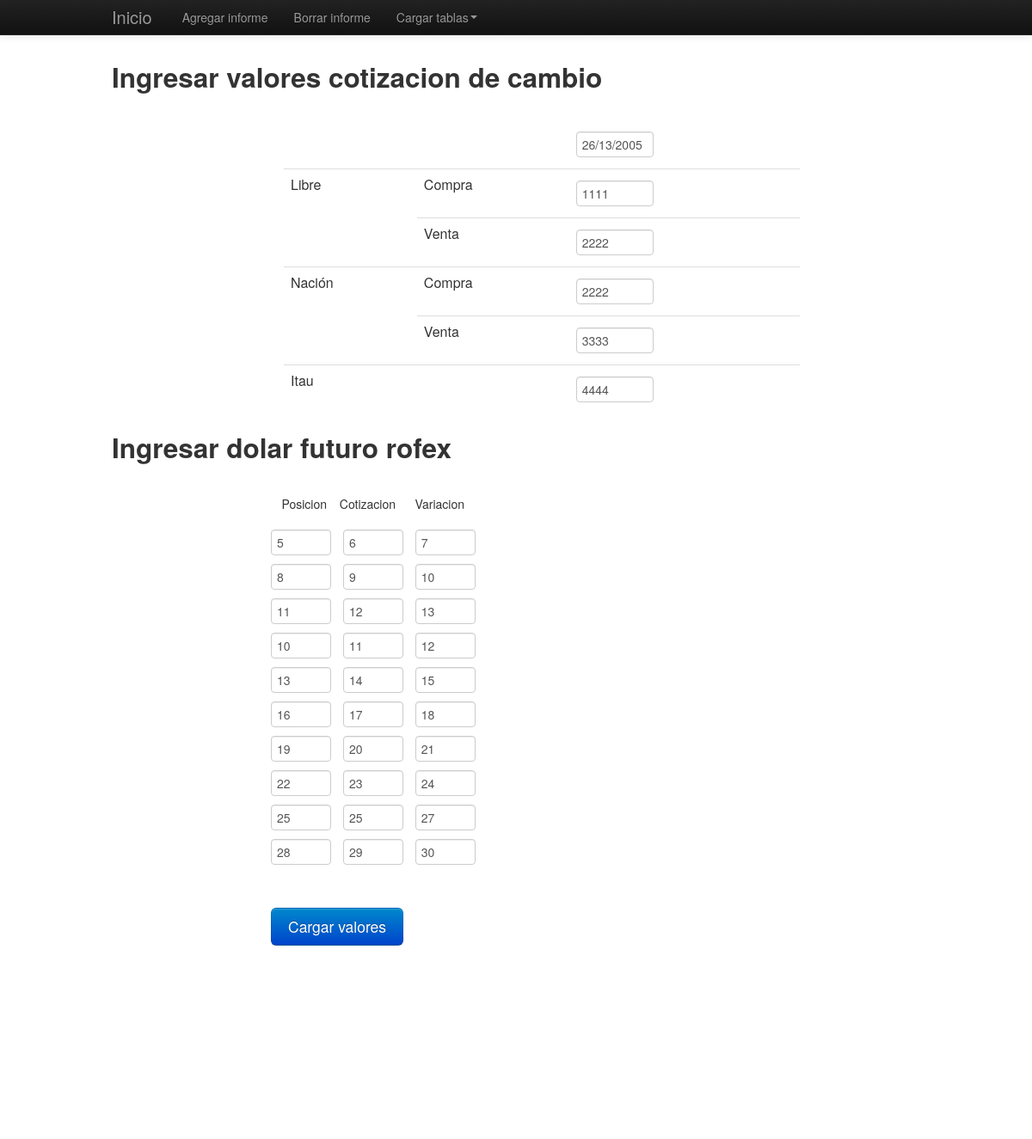
Screenshot of /cargacotizacion.php with the database file from the repository.
### tables this page shows
CREATE TABLE IF NOT EXISTS `dolar_actual` (
  `id` int(3) NOT NULL AUTO_INCREMENT,
  `valor` varchar(4) NOT NULL,
  `fecha` varchar(15) NOT NULL,
  PRIMARY KEY (`id`)
);

CREATE TABLE IF NOT EXISTS `dolar_futuro` (
  `posicion` varchar(5) NOT NULL,
  `cotizacion` varchar(5) NOT NULL,
  `variacion` varchar(5) NOT NULL,
  `id` int(3) NOT NULL AUTO_INCREMENT,
  PRIMARY KEY (`id`)
);

### cargacotizacion.php (the view, shortened to what this page needs)
<?php
require_once("class/class.php");
$tra=new Trabajo();
?>
<html>
<head>
<link href="css/bootstrap.css" rel="stylesheet" media="screen">
<link href="css/estilos.css" rel="stylesheet" media="screen">
</head>
<body>
						<?php
				echo $tra->menu1();
	$pro1=$tra->get_valores();
	$pro2=$tra->get_valores2();
		?>
		<div class="container contenido">
			<form name="form" class="form-horizontal" method="POST" action="">
			<h2>Ingresar valores cotizacion de cambio</h2>
			<table class="table table-hover" style="background-color: white; width: 600px; position: relative; left: 200px;">
      <thead>
        <tr>
          <th></th>
          <th></th>
          <th><input style="width:90px;" type="text" class="input-xlarge" size="40" maxlength="40" name="valor1" value="<?php echo $pro1[0]['fecha'];?>"/>
          </th>
        </tr>
      </thead>
      <tbody>
        <tr>
          <td rowspan="2">Libre</td>
          <td>Compra</td>
          <td><input style="width:90px;" type="text" class="input-xlarge" size="20" maxlength="40" name="valor2" value="<?php echo $pro1[1]['valor'];?>"/>
          </td>
        </tr>
        <tr>
          <td>Venta</td>
          <td><input style="width:90px;" type="text" class="input-xlarge" size="20" maxlength="40" name="valor3" value="<?php echo $pro1[2]['valor'];?>"/>
          </td>
        </tr>
        <tr>
          <td rowspan="2">Nación</td>
          <td >Compra</td>
         <td ><input style="width:90px;" type="text" class="input-xlarge" size="20" maxlength="40" name="valor4" value="<?php echo $pro1[3]['valor'];?>"/>
          </td>
        <tr>
          <td >Venta</td>
          <td ><input style="width:90px;" type="text" class="input-xlarge" size="20" maxlength="40" name="valor5" value="<?php echo $pro1[4]['valor'];?>"/>
          </td>
        </tr>
        <tr>
          <td>Itau</td>
          <td ></td>
          <td ><input style="width:90px;" type="text" class="input-xlarge" size="20" maxlength="40" name="valor6" value="<?php echo $pro1[5]['valor'];?>"/>
          </td>
        </tr>
      </tbody>
    </table>
			<h2>Ingresar dolar futuro rofex</h2>
				<label style="width:80px;position:relative; left:170px;" name="fecha" class="control-label">Posicion</label>
				<label style="width:80px;position:relative; left:170px;" name="" class="control-label">Cotizacion</label>
				<label style="width:80px;position:relative; left:170px;" name="" class="control-label">Variacion</label>
				<?php
				for ($i=0;$i<10;$i++) { ?>
				<div class="control-group">
					<div class="controls">
						<input style="width:70px;" type="text" class="input-xlarge" size="20" maxlength="40" name="posicion[]" value="<?php echo $pro2[$i]['posicion'];?>"/>
						<input style="width:70px;" type="text" class="input-xlarge" size="20" maxlength="40" name="cotizacion[]" value="<?php echo $pro2[$i]['cotizacion'];?>"/>
						<input style="width:70px;" type="text" class="input-xlarge" size="20" maxlength="40" name="variacion[]" value="<?php echo $pro2[$i]['variacion'];?>"/>
					</div>
					<?php } ?>
				<div class="control-group">
					<div class="controls">
						<input style="" type="submit" class="btn btn-large btn-primary" value="Cargar valores" title="cargar valores" name="boton" />
					</div>
				</div>
						</div>
			</form>
</body>
</html>

### class/class.php (shortened to what this page needs)
<?php
class Conectar
{
	public static function con()
	{
		$con=mysql_connect("localhost","root","");
		return $con;
	}
}
class Trabajo
{
	private $producto=array();
	private $producto2=array();
    public function get_valores()
	{
		$query = "SELECT * FROM `dolar_actual` WHERE 1";
		$result = mysql_query($query, Conectar::con());
		while($row = mysql_fetch_assoc($result))
		{
			$this->producto[]=$row;
		}
		return $this->producto;
    }
    public function get_valores2()
	{
		$query = "SELECT * FROM `dolar_futuro` WHERE 1";
		$result = mysql_query($query, Conectar::con());
		while($row = mysql_fetch_assoc($result))
		{
			$this->producto2[]=$row;
		}
		return $this->producto2;
    }
	public function menu1()
	{
		echo '
		<div class="navbar navbar-inverse navbar-fixed-top">
		      <div class="navbar-inner">
		        <div class="container">
		          <button type="button" class="btn btn-navbar" data-toggle="collapse" data-target=".nav-collapse">
		            <span class="icon-bar"></span>
		            <span class="icon-bar"></span>
		            <span class="icon-bar"></span>
		          </button>
		          <a class="brand" href="home.php">Inicio</a>
		          <div class="nav-collapse collapse">
		            <ul class="nav">
		              <li><a href="agregarinforme.php">Agregar informe</a></li>
		             <li><a href="borrarinforme.php">Borrar informe</a></li>
		            <li class="dropdown">
		                <a href="#" class="dropdown-toggle" data-toggle="dropdown">Cargar tablas<b class="caret"></b></a>
		                <ul class="dropdown-menu">
			                  <li><a href="cargapizarra.php">Pizarra</a></li>
			                  <li><a href="cargacotizacion.php">Cotizaciones de cambio</a></li>
		                </ul>
		              </li>
		              	 </ul>
		          </div>
		        </div>
		      </div>
		    </div>
		    ';
	}
	}

### css/estilos.css (style rules this page uses)
.contenido { margin-top: 60px; }
input[type="text"], input[type="password"] { height: 30px; }
h2 { margin-bottom: 30px; }

### rows the page displays
dolar_actual: valor1 "26/13/2005"
dolar_actual: valor2 "1111"
dolar_actual: valor3 "2222"
dolar_actual: valor4 "2222"
dolar_actual: valor5 "3333"
dolar_actual: valor6 "4444"
dolar_futuro: posicion "5", cotizacion "6", variacion "7"
dolar_futuro: posicion "8", cotizacion "9", variacion "10"
dolar_futuro: posicion "11", cotizacion "12", variacion "13"
dolar_futuro: posicion "10", cotizacion "11", variacion "12"
dolar_futuro: posicion "13", cotizacion "14", variacion "15"
dolar_futuro: posicion "16", cotizacion "17", variacion "18"
dolar_futuro: posicion "19", cotizacion "20", variacion "21"
dolar_futuro: posicion "22", cotizacion "23", variacion "24"
dolar_futuro: posicion "25", cotizacion "25", variacion "27"
dolar_futuro: posicion "28", cotizacion "29", variacion "30"
